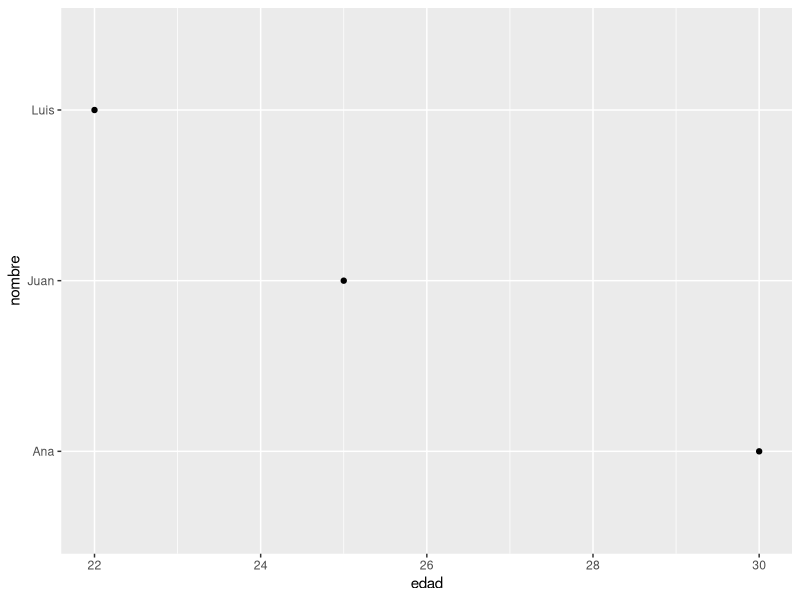
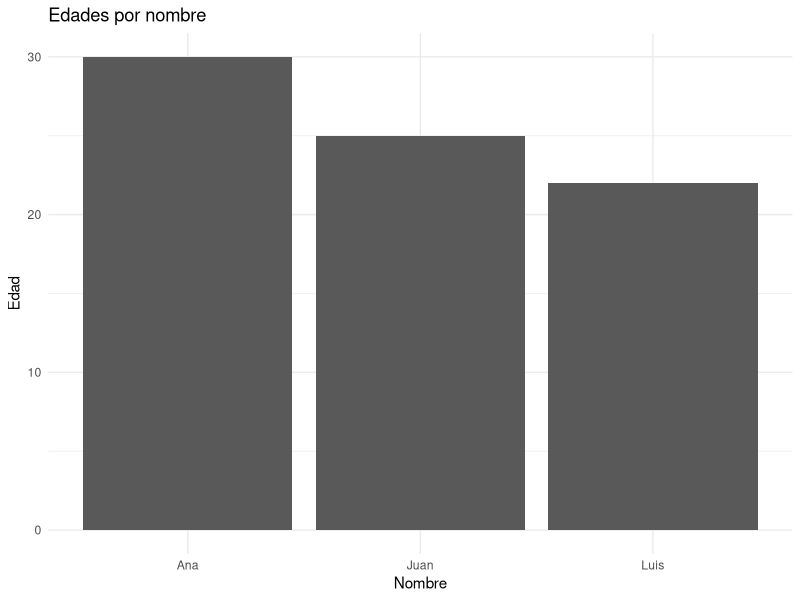

Source code (R) for these figures, in order:
#Luis Peña 30512332
#En R, puedes asignar valores a variables usando <- o =.
# Asignación de variables
x <- 10
y <- "Hola, mundo"
z <- 3.14
# Tipos de datos
class(x)  # "numeric"
class(y)  # "character"
class(z)  # "numeric"

#Los vectores son estructuras fundamentales en R. Puedes crearlos con la función c().
# Crear un vector
numeros <- c(1, 2, 3, 4, 5)
texto <- c("a", "b", "c")

# Operaciones con vectores
sum(numeros)  # Suma de elementos
mean(numeros) # Promedio

#Los data frames son estructuras de datos bidimensionales, similares a las tablas de una base de datos.
# Crear un data frame
df <- data.frame(
  nombre = c("Juan", "Ana", "Luis"),
  edad = c(25, 30, 22),
  ciudad = c("Madrid", "Barcelona", "Valencia")
)
# Ver el data frame
print(df)

#R es conocido por su capacidad para crear gráficos de alta calidad. La librería ggplot2 es una de las más populares.
# Instalar ggplot2 si no lo tienes
install.packages("ggplot2")

# Cargar la librería
library(ggplot2)

# Crear un gráfico de dispersión
ggplot(df, aes(x = edad, y = nombre)) + geom_point()

# Gráfico de barras
ggplot(df, aes(x = nombre, y = edad)) +
  geom_bar(stat = "identity") +
  theme_minimal() +
  labs(title = "Edades por nombre", x = "Nombre", y = "Edad")

# Crear datos de ejemplo
set.seed(123)
x <- rnorm(100)
y <- 2 * x + rnorm(100)

# Ajustar un modelo lineal
modelo <- lm(y ~ x)
summary(modelo)

# Prueba t de Student
t.test(x, y)

#dplyr es una librería muy útil para manipular datos.

# Instalar dplyr si no lo tienes
install.packages("dplyr")

# Cargar la librería
library(dplyr)

# Filtrar datos
df_filtrado <- df %>% filter(edad > 25)

# Seleccionar columnas
df_seleccionado <- df %>% select(nombre, ciudad)

#R es una herramienta poderosa para el análisis de datos y la visualización. Con Jupyter Notebook, puedes combinar código, gráficos y texto en un solo documento, lo que lo hace ideal para presentar tus análisis de manera clara y profesional.
